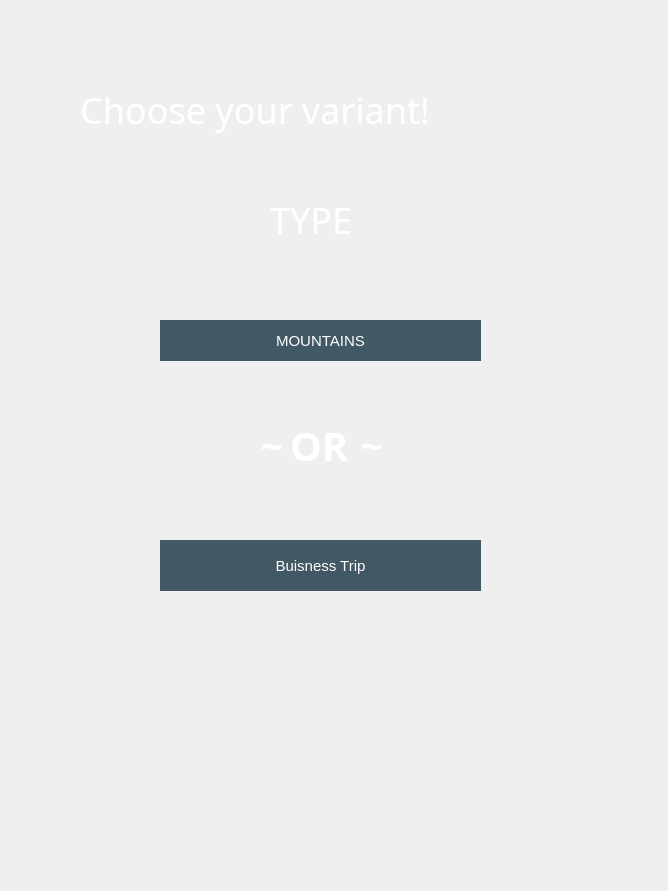
<?xml version="1.0" encoding="UTF-8"?>
<ui version="4.0">
 <class>MainWindow</class>
 <widget class="QMainWindow" name="MainWindow">
  <property name="geometry">
   <rect>
    <x>0</x>
    <y>0</y>
    <width>668</width>
    <height>891</height>
   </rect>
  </property>
  <property name="windowTitle">
   <string>MainWindow</string>
  </property>
  <property name="styleSheet">
   <string notr="true">backgroud: opacity 0;
</string>
  </property>
  <widget class="QWidget" name="centralwidget">
   <property name="styleSheet">
    <string notr="true">background-image: url(./images/back.jpg);
</string>
   </property>
   <widget class="QLabel" name="label">
    <property name="geometry">
     <rect>
      <x>80</x>
      <y>80</y>
      <width>491</width>
      <height>61</height>
     </rect>
    </property>
    <property name="font">
     <font>
      <family>Luckiest Guy</family>
      <pointsize>36</pointsize>
     </font>
    </property>
    <property name="acceptDrops">
     <bool>false</bool>
    </property>
    <property name="autoFillBackground">
     <bool>false</bool>
    </property>
    <property name="styleSheet">
     <string notr="true">color: white;
background: opacity 0;

</string>
    </property>
    <property name="text">
     <string>&lt;!DOCTYPE HTML PUBLIC &quot;-//W3C//DTD HTML 4.0//EN&quot; &quot;http://www.w3.org/TR/REC-html40/strict.dtd&quot;&gt;
&lt;html&gt;&lt;head&gt;&lt;meta name=&quot;qrichtext&quot; content=&quot;1&quot; /&gt;&lt;style type=&quot;text/css&quot;&gt;
&lt;/style&gt;&lt;/head&gt;&lt;body style=&quot; font-family:'Luckiest Guy','cursive'; font-size:45px; font-weight:400; font-style:normal;&quot;&gt;
&lt;p style=&quot; margin-top:0px; margin-bottom:0px; margin-left:0px; margin-right:0px; -qt-block-indent:0; text-indent:0px;&quot;&gt;&lt;span style=&quot; font-size:27pt;&quot;&gt;Choose your variant!&lt;/span&gt;&lt;/p&gt;&lt;/body&gt;&lt;/html&gt;</string>
    </property>
    <property name="wordWrap">
     <bool>false</bool>
    </property>
   </widget>
   <widget class="QLabel" name="label_2">
    <property name="geometry">
     <rect>
      <x>290</x>
      <y>420</y>
      <width>71</width>
      <height>51</height>
     </rect>
    </property>
    <property name="font">
     <font>
      <family>Merienda</family>
      <pointsize>-1</pointsize>
      <weight>75</weight>
      <italic>false</italic>
      <bold>true</bold>
      <underline>false</underline>
     </font>
    </property>
    <property name="autoFillBackground">
     <bool>false</bool>
    </property>
    <property name="styleSheet">
     <string notr="true">font-family: 'Merienda';
color: #fff;
font-weight: bold;
font-size: 40px;
background: opacity 0;</string>
    </property>
    <property name="text">
     <string>OR</string>
    </property>
   </widget>
   <widget class="QPushButton" name="button_incountry_cold_mountains">
    <property name="geometry">
     <rect>
      <x>160</x>
      <y>320</y>
      <width>321</width>
      <height>41</height>
     </rect>
    </property>
    <property name="styleSheet">
     <string notr="true">QPushButton{
background-color: #425865;
border: 2px solid #425865;
border-radius: 30px;
color: white;
font-family: 'Luckiest Guy', cursive;
font-size: 15px;
}
QPushButton:pressed{
	background-color: #fa4244;
}</string>
    </property>
    <property name="text">
     <string>MOUNTAINS</string>
    </property>
   </widget>
   <widget class="QPushButton" name="button_incountry_cold_buisnesstrip">
    <property name="geometry">
     <rect>
      <x>160</x>
      <y>540</y>
      <width>321</width>
      <height>51</height>
     </rect>
    </property>
    <property name="styleSheet">
     <string notr="true">QPushButton{
background-color: #425865;
border: 2px solid #425865;
border-radius: 30px;
color: white;
font-family: 'Luckiest Guy', cursive;
font-size: 15px;
}
QPushButton:pressed{
	background-color: #fa4244;
}</string>
    </property>
    <property name="text">
     <string>Buisness Trip</string>
    </property>
   </widget>
   <widget class="QLabel" name="label_3">
    <property name="geometry">
     <rect>
      <x>360</x>
      <y>420</y>
      <width>31</width>
      <height>51</height>
     </rect>
    </property>
    <property name="font">
     <font>
      <family>Merienda</family>
      <pointsize>-1</pointsize>
      <weight>75</weight>
      <italic>false</italic>
      <bold>true</bold>
      <underline>false</underline>
     </font>
    </property>
    <property name="autoFillBackground">
     <bool>false</bool>
    </property>
    <property name="styleSheet">
     <string notr="true">font-family: 'Merienda';
color: #fff;
font-weight: bold;
font-size: 40px;
background: opacity 0;</string>
    </property>
    <property name="text">
     <string>~</string>
    </property>
   </widget>
   <widget class="QLabel" name="label_4">
    <property name="geometry">
     <rect>
      <x>260</x>
      <y>420</y>
      <width>31</width>
      <height>51</height>
     </rect>
    </property>
    <property name="font">
     <font>
      <family>Merienda</family>
      <pointsize>-1</pointsize>
      <weight>75</weight>
      <italic>false</italic>
      <bold>true</bold>
      <underline>false</underline>
     </font>
    </property>
    <property name="autoFillBackground">
     <bool>false</bool>
    </property>
    <property name="styleSheet">
     <string notr="true">font-family: 'Merienda';
color: #fff;
font-weight: bold;
font-size: 40px;
background: opacity 0;</string>
    </property>
    <property name="text">
     <string>~</string>
    </property>
   </widget>
   <widget class="QLabel" name="label_5">
    <property name="geometry">
     <rect>
      <x>270</x>
      <y>190</y>
      <width>211</width>
      <height>61</height>
     </rect>
    </property>
    <property name="font">
     <font>
      <family>Luckiest Guy</family>
      <pointsize>36</pointsize>
     </font>
    </property>
    <property name="acceptDrops">
     <bool>false</bool>
    </property>
    <property name="autoFillBackground">
     <bool>false</bool>
    </property>
    <property name="styleSheet">
     <string notr="true">color: white;
background: opacity 0;

</string>
    </property>
    <property name="text">
     <string>&lt;!DOCTYPE HTML PUBLIC &quot;-//W3C//DTD HTML 4.0//EN&quot; &quot;http://www.w3.org/TR/REC-html40/strict.dtd&quot;&gt;
&lt;html&gt;&lt;head&gt;&lt;meta name=&quot;qrichtext&quot; content=&quot;1&quot; /&gt;&lt;style type=&quot;text/css&quot;&gt;
&lt;/style&gt;&lt;/head&gt;&lt;body style=&quot; font-family:'Luckiest Guy','cursive'; font-size:45px; font-weight:400; font-style:normal;&quot;&gt;
&lt;p style=&quot; margin-top:0px; margin-bottom:0px; margin-left:0px; margin-right:0px; -qt-block-indent:0; text-indent:0px;&quot;&gt;&lt;span style=&quot; font-size:27pt;&quot;&gt;TYPE&lt;/span&gt;&lt;/p&gt;&lt;/body&gt;&lt;/html&gt;</string>
    </property>
    <property name="wordWrap">
     <bool>false</bool>
    </property>
   </widget>
  </widget>
 </widget>
 <resources/>
 <connections/>
</ui>
